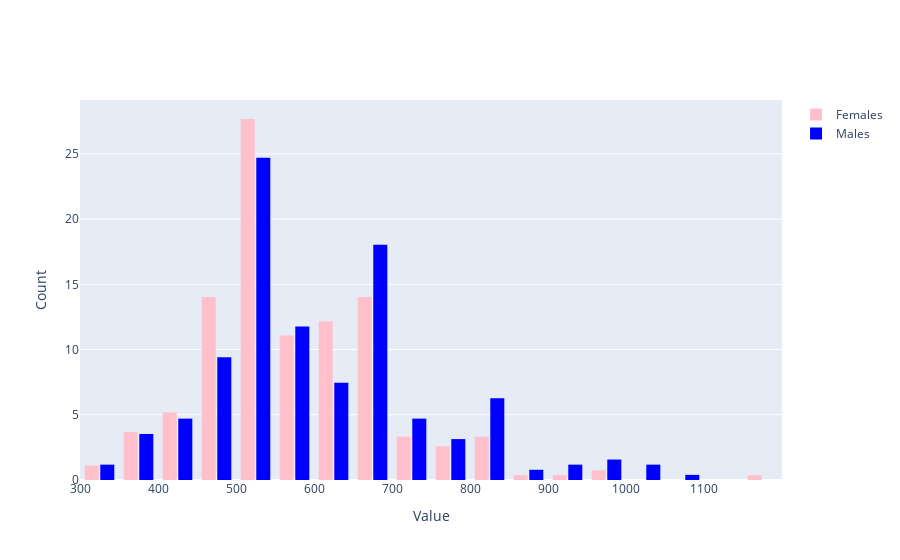

The code cell stored with this chart in its notebook:
### Code cell
import plotly.graph_objs as go

fig = go.Figure()

fig.add_histogram(x=scalars.loc[SEX_VALUE["female"], feature], name="Females", histnorm="percent", marker=dict(color="pink"))

fig.add_histogram(x=scalars.loc[SEX_VALUE["male"], feature], name="Males", histnorm="percent", marker=dict(color="blue"))

fig.update_layout(
    xaxis_title_text='Value',
    yaxis_title_text='Count',
    bargap=0.2,
    bargroupgap=0.1
)

fig.show()

### Figure 1 — Plotly figure (JSON) as saved in the notebook; plotly's stock layout.template omitted (floating-point values rounded to 4 significant figures; data arrays with more than 128 entries replaced by an {"elided": "..."} marker saying what was removed)
{"data": [{"histnorm": "percent", "marker": {"color": "pink"}, "name": "Females", "type": "histogram", "x": {"elided": "271 int values"}}, {"histnorm": "percent", "marker": {"color": "blue"}, "name": "Males", "type": "histogram", "x": {"elided": "255 int values"}}], "layout": {"bargap": 0.2, "bargroupgap": 0.1, "xaxis": {"title": {"text": "Value"}}, "yaxis": {"title": {"text": "Count"}}}}
